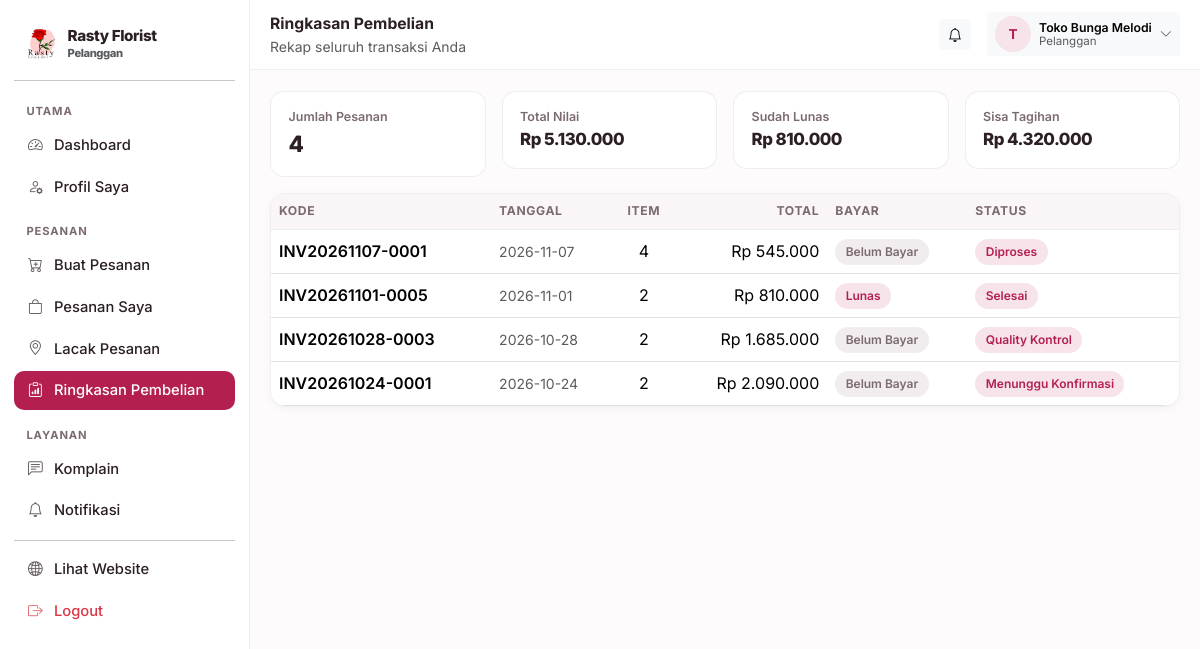
/pelanggan/ringkasan (signed in), run on the app's committed database.
### tables this page shows
CREATE TABLE settings (
    key TEXT PRIMARY KEY,
    value TEXT
);

CREATE TABLE users (
    id INTEGER PRIMARY KEY AUTOINCREMENT,
    username TEXT UNIQUE NOT NULL,
    password_hash TEXT NOT NULL,
    nama TEXT NOT NULL,
    role TEXT NOT NULL,
    telepon TEXT DEFAULT '',
    email TEXT DEFAULT '',
    alamat TEXT DEFAULT '',
    aktif INTEGER NOT NULL DEFAULT 1,
    created_at TEXT NOT NULL
);

CREATE TABLE orders (
    id INTEGER PRIMARY KEY AUTOINCREMENT,
    kode TEXT UNIQUE NOT NULL,
    user_id INTEGER,
    nama_pelanggan TEXT NOT NULL,
    telepon TEXT DEFAULT '',
    alamat TEXT DEFAULT '',
    catatan TEXT DEFAULT '',
    subtotal INTEGER NOT NULL DEFAULT 0,
    ongkir INTEGER NOT NULL DEFAULT 0,
    total INTEGER NOT NULL DEFAULT 0,
    metode_bayar TEXT DEFAULT 'Transfer Bank',
    status TEXT NOT NULL DEFAULT 'Menunggu Konfirmasi',
    status_bayar TEXT NOT NULL DEFAULT 'Belum Bayar',
    pengiriman TEXT DEFAULT 'Dikirim',
    dibuat_oleh INTEGER,
    created_at TEXT NOT NULL,
    updated_at TEXT NOT NULL
, kode_lacak TEXT DEFAULT '');

### blueprints/customer.py (the view)
@bp.route("/ringkasan")
def summary():
    user = helpers.current_user()
    rows = database.query(
        "SELECT o.*, (SELECT COUNT(*) FROM order_items i WHERE i.order_id = o.id) AS jumlah_item"
        " FROM orders o WHERE o.user_id = ? ORDER BY o.id DESC", (user["id"],))
    total = sum(r["total"] for r in rows)
    lunas = sum(r["total"] for r in rows if r["status_bayar"] == "Lunas")
    return render_template("customer/summary.html", orders=rows, total=total, lunas=lunas)

### blueprints/customer.py (called while the page is built)
@bp.before_request
@helpers.role_required("pelanggan")
def guard():
    pass

### db.py (called while the page is built)
def invoice_logo_px(settings=None):
    ukuran = (settings or all_settings()).get("invoice_logo_ukuran", "sedang")
    for kunci, _label, px in INVOICE_LOGO_UKURAN:
        if kunci == ukuran:
            return px
    return 64

def katalog_dari(settings):
    return {key: settings.get(key, "1") == "1" for key, _label, _ket in KATALOG_SEKSI}

def pengiriman_metode(settings=None):
    data = settings or all_settings()
    aktif = [label for key, label, _ket in PENGIRIMAN_METODE
             if data.get(key, "1") == "1"]
    return aktif or [PENGIRIMAN_METODE[1][1]]

def jam_harian(settings=None):
    data = settings or all_settings()
    hasil = {}
    for key, _label in HARI:
        buka, tutup = JAM_BAWAAN[key]
        hasil[key] = (data.get("jam_buka_" + key, buka), data.get("jam_tutup_" + key, tutup))
    return hasil

def jam_dari(settings):
    return {key: (settings.get("jam_buka_" + key, JAM_BAWAAN[key][0]),
                  settings.get("jam_tutup_" + key, JAM_BAWAAN[key][1]))
            for key, _label in HARI}

def _jam_teks(nilai):
    return nilai.replace(":", ".")

def jam_daftar(settings=None):
    data = settings or all_settings()
    jam = jam_dari(data)
    rows = []
    for key, label in HARI:
        buka, tutup = jam[key]
        rows.append({
            "key": key,
            "label": label,
            "buka": buka,
            "tutup": tutup,
            "tutup_hari": buka == tutup or not buka or not tutup,
            "teks": "%s – %s WIB" % (_jam_teks(buka), _jam_teks(tutup)),
        })
    return rows

def jam_ringkas(settings=None):
    rows = jam_daftar(settings)
    grup = []
    for row in rows:
        nilai = "Tutup" if row["tutup_hari"] else row["teks"]
        if grup and grup[-1][1] == nilai:
            grup[-1][2] = row["label"]
        else:
            grup.append([row["label"], nilai, row["label"]])
    hasil = []
    for awal, nilai, akhir in grup:
        label = awal if awal == akhir else "%s – %s" % (awal, akhir)
        hasil.append((label, nilai))
    return hasil

def toko_buka(settings=None, saat=None):
    saat = saat or datetime.now()
    key = HARI[saat.weekday()][0]
    buka, tutup = jam_harian(settings)[key]
    try:
        jam_buka = datetime.strptime(buka, "%H:%M").time()
        jam_tutup = datetime.strptime(tutup, "%H:%M").time()
    except ValueError:
        return False
    return jam_buka <= saat.time() <= jam_tutup

### templates/customer/summary.html (shortened to what this page needs)
{% extends "panel_base.html" %}
{% block heading %}Ringkasan Pembelian{% endblock %}
{% block subheading %}Rekap seluruh transaksi Anda{% endblock %}
{% block content %}
<div class="row g-3 mb-3">
  <div class="col-6 col-lg-3">
    <div class="rf-stat"><div class="label">Jumlah Pesanan</div><div class="value">{{ orders|length }}</div></div>
  </div>
  <div class="col-6 col-lg-3">
    <div class="rf-stat"><div class="label">Total Nilai</div><div class="value" style="font-size:1.05rem">{{ rupiah(total) }}</div></div>
  </div>
  <div class="col-6 col-lg-3">
    <div class="rf-stat"><div class="label">Sudah Lunas</div><div class="value" style="font-size:1.05rem">{{ rupiah(lunas) }}</div></div>
  </div>
  <div class="col-6 col-lg-3">
    <div class="rf-stat"><div class="label">Sisa Tagihan</div><div class="value" style="font-size:1.05rem">{{ rupiah(total - lunas) }}</div></div>
  </div>
</div>
<div class="rf-card p-0 overflow-hidden">
  <div class="table-responsive rf-scroll-x">
    <table class="table table-rf align-middle mb-0">
      <thead>
        <tr><th>Kode</th><th>Tanggal</th><th class="text-center">Item</th><th class="text-end">Total</th><th>Bayar</th><th>Status</th></tr>
      </thead>
      <tbody>
        {% for o in orders %}
        <tr>
          <td class="fw-semibold">{{ o.kode }}</td>
          <td class="small text-muted">{{ o.created_at[:10] }}</td>
          <td class="text-center">{{ o.jumlah_item }}</td>
          <td class="text-end">{{ rupiah(o.total) }}</td>
          <td><span class="rf-chip {{ 'gray' if o.status_bayar != 'Lunas' }}">{{ o.status_bayar }}</span></td>
          <td><span class="rf-chip">{{ o.status }}</span></td>
        </tr>
        {% else %}
        <tr><td colspan="6"><div class="rf-empty">Belum ada pembelian.</div></td></tr>
        {% endfor %}
      </tbody>
    </table>
  </div>
</div>
{% endblock %}

### templates/panel_base.html (shortened to what this page needs)
<!doctype html>
<html lang="id">
<head>
  <link href="https://cdn.jsdelivr.net/npm/bootstrap@5.3.3/dist/css/bootstrap.min.css" rel="stylesheet">
  <link href="https://cdn.jsdelivr.net/npm/bootstrap-icons@1.11.3/font/bootstrap-icons.min.css" rel="stylesheet">
</head>
<body>
<div class="rf-shell">
  <aside class="rf-sidebar" id="rfSidebar">
    <a href="{{ panel_url }}" class="d-flex align-items-center gap-2 rf-brand px-2 py-2 mb-2">
      {% if settings.logo %}
        <img src="{{ url_for('static', filename='uploads/' + settings.logo) }}" alt="Logo">
      {% else %}
        <span class="rf-brand-mark">R</span>
      {% endif %}
      <div>
        <div style="font-size:.95rem;line-height:1.1">{{ settings.nama_toko }}</div>
        <div class="small text-muted" style="font-size:.7rem">{{ ROLE_LABEL.get(current_user.role, '') }}</div>
      </div>
    </a>
    <hr class="my-2">
    <ul class="nav flex-column">
      {% for grup, item_menu in menu %}
        {% set visible = item_menu | selectattr('2', 'in', features_aktif) | list %}
        {% if visible %}
          <li class="rf-sidebar-head">{{ grup }}</li>
          {% for label, endpoint, fitur, ikon in visible %}
          <li class="nav-item">
            <a class="nav-link {% if request.endpoint == endpoint %}active{% endif %}" href="{{ url_for(endpoint) }}">
              <span class="rf-ico"><i class="bi bi-{{ ikon }}"></i></span>
              <span>{{ label }}</span>
            </a>
          </li>
          {% endfor %}
        {% endif %}
      {% endfor %}
    </ul>
    <hr class="my-2">
    <ul class="nav flex-column">
      <li class="nav-item">
        <a class="nav-link" href="{{ url_for('public.index') }}" target="_blank">
          <span class="rf-ico"><i class="bi bi-globe2"></i></span><span>Lihat Website</span>
        </a>
      </li>
      <li class="nav-item">
        <a class="nav-link text-danger" href="{{ url_for('auth.logout') }}">
          <span class="rf-ico"><i class="bi bi-box-arrow-right"></i></span><span>Logout</span>
        </a>
      </li>
    </ul>
  </aside>
  <div class="rf-main">
    <div class="rf-topbar">
      <div class="flex-grow-1">
        <div class="fw-bold" style="font-size:.98rem">{% block heading %}Panel{% endblock %}</div>
        <div class="small text-muted">{% block subheading %}{% endblock %}</div>
      </div>
      <a href="{{ notif_url or url_for('public.index') }}" class="btn btn-sm btn-light position-relative">
        <i class="bi bi-bell"></i>
      </a>
      <div class="dropdown">
        <button class="btn btn-sm btn-light d-flex align-items-center gap-2 border-0" type="button"
                data-bs-toggle="dropdown" data-bs-display="static" aria-expanded="false">
          <span class="rf-avatar">{{ current_user.nama[:1]|upper }}</span>
          <span class="d-none d-md-block small text-start" style="line-height:1.1">
            <span class="fw-semibold d-block">{{ current_user.nama }}</span>
            <span class="text-muted d-block" style="font-size:.72rem">{{ ROLE_LABEL.get(current_user.role, '') }}</span>
          </span>
          <i class="bi bi-chevron-down small text-muted"></i>
        </button>
      </div>
    </div>
    <div class="rf-content">
      {% block content %}{% endblock %}
    </div>
  </div>
</div>
</body>
</html>

### data on the page
settings: value (picture)
settings: nama_toko "Rasty Florist"
users: get "Pelanggan", nama "T", nama "Toko Bunga Melodi"
orders: kode "INV20261107-0001", created_at "2026-11-07", jumlah_item "4", total "Rp 545.000", status_bayar "Belum Bayar", status "Diproses"
orders: kode "INV20261101-0005", created_at "2026-11-01", jumlah_item "2", total "Rp 810.000", status_bayar "Lunas", status "Selesai"
orders: kode "INV20261028-0003", created_at "2026-10-28", jumlah_item "2", total "Rp 1.685.000", status_bayar "Belum Bayar", status "Quality Kontrol"
orders: kode "INV20261024-0001", created_at "2026-10-24", jumlah_item "2", total "Rp 2.090.000", status_bayar "Belum Bayar", status "Menunggu Konfirmasi"

### other printed values
{{ grup }} "UTAMA" "PESANAN" "LAYANAN"
{{ label }} "Dashboard" "Profil Saya" "Buat Pesanan" "Pesanan Saya" "Lacak Pesanan" "Ringkasan Pembelian" "Komplain" "Notifikasi"
{{ orders|length }} "4"
{{ rupiah(total) }} "Rp 5.130.000"
{{ rupiah(lunas) }} "Rp 810.000"
{{ rupiah(total - lunas) }} "Rp 4.320.000"
